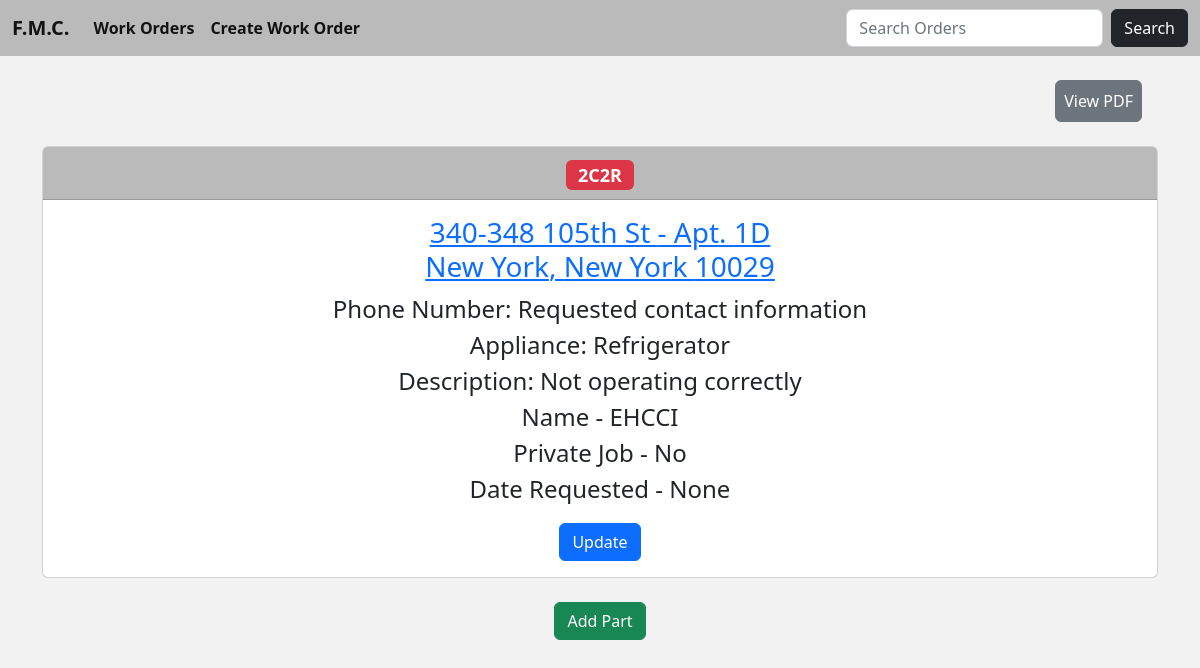
/work_orders_details/76, run on the app's committed database.
### fmc/models.py (models this page shows, shortened)
class Work(models.Model):
    company = models.CharField('Management Company', max_length=64, blank=True)
    address = models.CharField(max_length=64)
    apartment = models.CharField(max_length=64)
    city = models.CharField(max_length=64, null=True)
    zip_code = models.IntegerField('Zip Code', null=True)
    state = models.CharField(max_length=12, choices=STATE_CHOICES, default='NEW YORK')
    appliance = models.CharField(max_length=64)
    phone = models.CharField('Phone Number', max_length=64, null=True, blank=True)
    comments = models.CharField('Description', max_length=64, null=True, blank=True)
    private = models.CharField(max_length=12, choices=PRIVATE_CHOICES, default='')
    status = models.CharField(max_length=12, choices=STATUS_CHOICES, default='Pending')
    date_added = models.DateTimeField(auto_now_add=True, null=True)
    logo = models.ImageField(null=True, blank=True)
    requested = models.DateField(null=True, blank=True)

### fmc/views.py (the view)
# urls.py: path('work_orders_details/<int:pk>', WorkOrderDetails.as_view(), name='work-order-details'),
class WorkOrderDetails(DetailView):
    model = Work
    template_name = 'work_order_details.html'

### fmc/templates/work_order_details.html (shortened to what this page needs)
{% extends 'index.html' %}
{% block body %}
<div class="d-flex flex-row-reverse pe-3">
<a href="{% url 'work-order-pdf' work.pk %}" class="btn btn-secondary p-2">View PDF</a>
</div>
<center>
    <div class="card text-center">
        <div class="card-header fs-4" style="background-color: #BABABA;">
            {% if work.status == 'Pending' %}
                <span class="badge text-bg-warning">{{ work.status }}</span>
            {% elif work.status == '2C2R' %}
                <span class="badge text-bg-danger">{{ work.status }}</span>
            {% else %}
                <span class="badge text-bg-success">{{ work.status }}</span>
            {% endif %}
        </div>
        <div class="card-body">
          <h5 class="card-title fs-3"><a href="https://www.google.com/maps/place/{{ work.address }}, {{ work.city }}, {{ work.state }} {{ work.zip_code }}">{{ work.address }} - Apt. {{ work.apartment }}</br>{{ work.city }}, {{ work.state }} {{ work.zip_code }}</a></h5>
          <p class="card-text fs-4">Phone Number: {{ work.phone }}</br>Appliance: {{ work.appliance }}</br>Description: {{ work.comments }}</br>
                                    Name - {{ work.company }}</br>Private Job - {{ work.private }} </br> Date Requested - {{ work.requested }}</p>
          <a href="{% url 'update-work-order' work.pk %}" class="btn btn-primary">Update</a>
        </div>
      </div>
    <center>
        <a href="{% url 'add-part' work.pk %}" class="btn btn-success">Add Part</a>
    </center>
</center>
{% endblock %}

### fmc/templates/index.html (style rules this page uses)
body { background-color: #F2F2F2; }

### data on the page
Work: status "2C2R", address "340-348 105th St", apartment "1D", city "New York", state "New York", zip_code "10029", phone "Requested contact information", appliance "Refrigerator", comments "Not operating correctly", company "EHCCI", private "No", requested "None"
